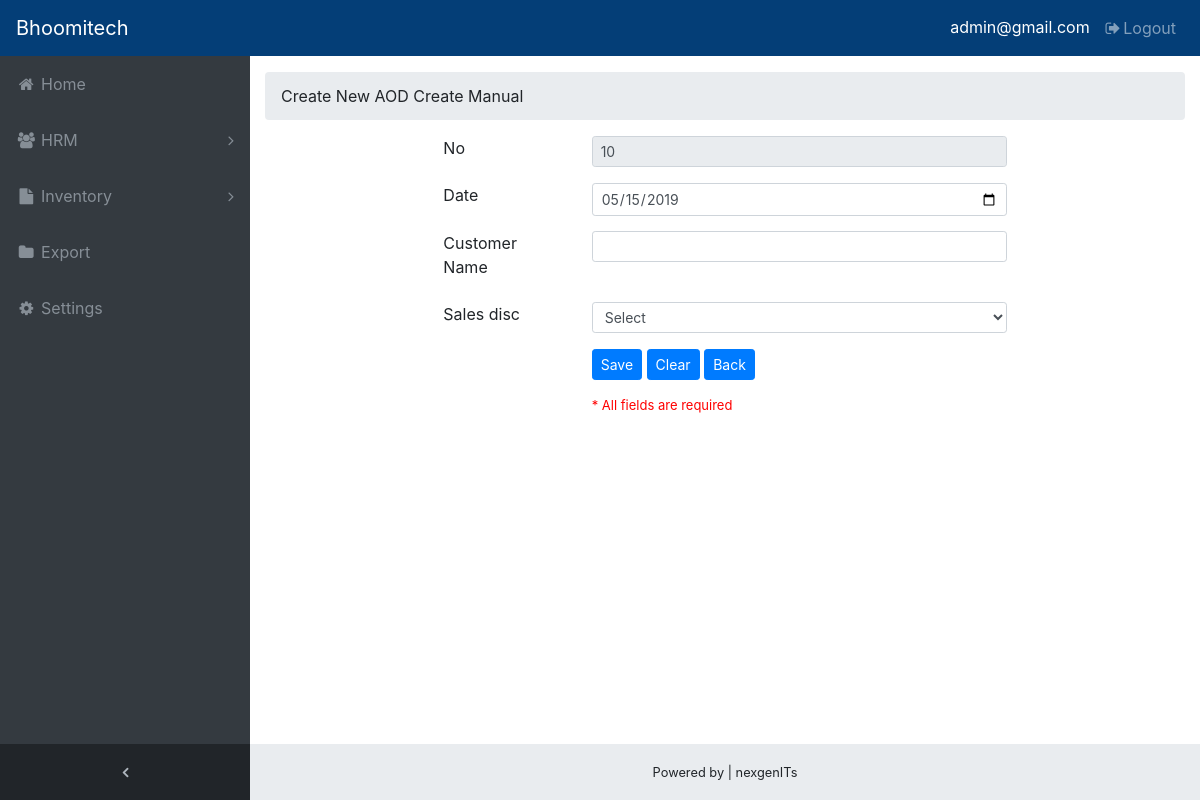
Page /AOD/aCreateNewAODCreateManual.php (signed in) on the earlier database version.
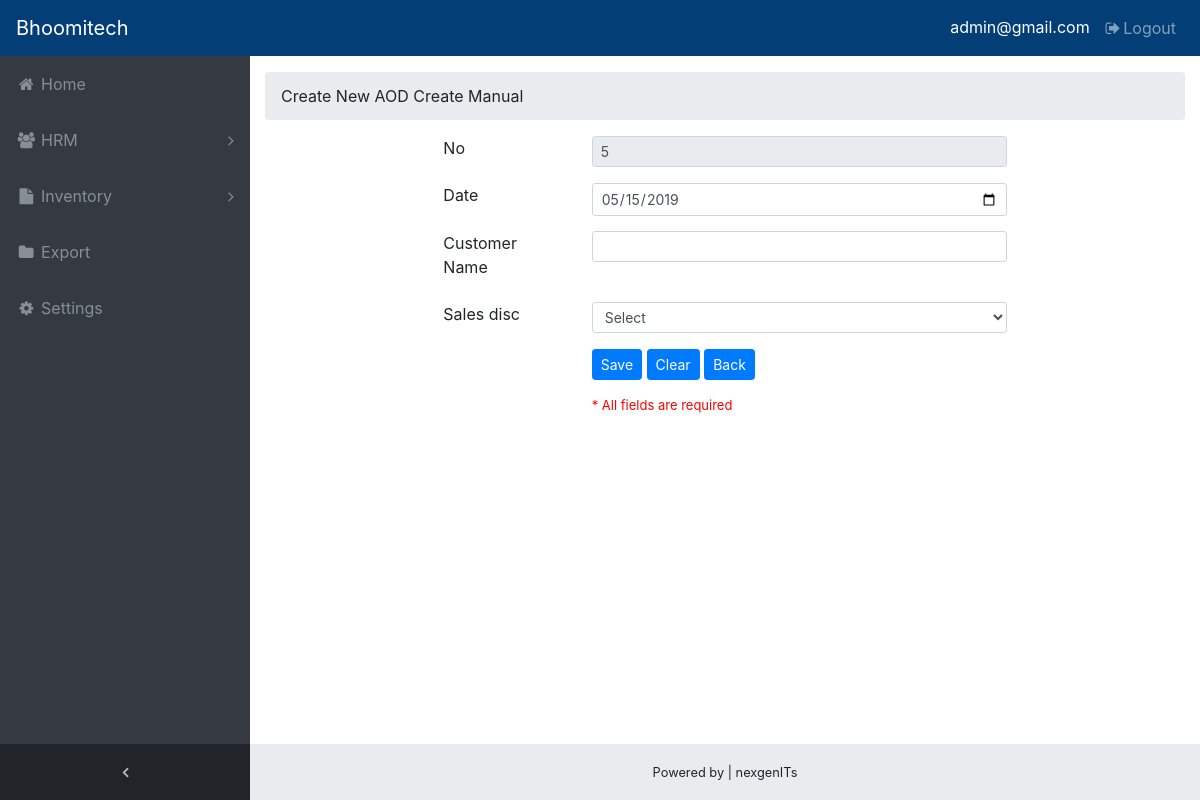
Same page on the later database version.
### tables this page shows
CREATE TABLE `purchaseorderinfor` (
  `pid` int(11) NOT NULL,
  `customerorderno` varchar(200) NOT NULL,
  `customername` varchar(200) NOT NULL,
  `customeraddress` varchar(200) NOT NULL,
  `customersite` varchar(200) NOT NULL,
  `itemcode` varchar(1000) NOT NULL,
  `pquantity` varchar(200) NOT NULL,
  `createby` varchar(200) NOT NULL,
  `createdate` varchar(100) NOT NULL,
  `podate` varchar(100) NOT NULL,
  `poreceiveddate` varchar(100) NOT NULL,
  `deadlinedate` varchar(100) NOT NULL
);

### AOD/aCreateNewAODCreateManual.php (the view, shortened to what this page needs)
<?php
    include('../include/check.php');
    if(isset($_GET['update']))
     {
       $update =$_GET['update'];
     }
     else
     {
       $update =false;
     }
?>
<!DOCTYPE html>
<html lang="en">
<head>
   <?php include('../include/head.php') ?>
</head>
<body class="fixed-nav sticky-footer bg-dark" id="page-top">
  <?php include('../include/nav.php') ?>
  <div class="content-wrapper">
    <div class="container-fluid">
      <ol class="breadcrumb">
        <li class="breadcrumb-item">
           <?php if ($update == true): ?>
              Edit Export Items : <?php echo $id; ?>
           <?php else: ?>
              Create New AOD Create Manual
           <?php endif ?>
        </li>
      </ol>
     <form action="" id="aodManualForm">
          <div class="col-sm-12" style="display: inline-flex; justify-content: center; margin-bottom: 15px;">
              <div class="col-sm-2">
                <label for="pwd">No</label>
              </div>
              <div class="col-sm-6">
                <?php
                      $query ="SELECT pid FROM purchaseorderinfor ORDER BY pid ASC";
                      $result =mysqli_query($conn, $query);
                      if(mysqli_num_rows($result) == 0){
                        $pidNext = 1;
                      }else{
                        while($row = mysqli_fetch_array($result))
                        {
                            $pid =  $row['pid'];
                            $pidNext = $pid+1;
                        }
                      }
                ?>
                <input type="text" style="width: 100%;" class="form-control form-control-sm" value="<?php if(isset($pidNext)){ echo $pidNext;}?>"  id="no" readonly/>
              </div>
          </div>
          <div class="col-sm-12" style="display: inline-flex; justify-content: center; margin-bottom: 15px;">
              <div class="col-sm-2">
                <label for="pwd">Date</label>
              </div>
              <div class="col-sm-6">
                <input type="date" style="width: 100%;" class="form-control form-control-sm" value="<?php echo date('Y-m-d');?>"  id="date" required="required"/>
              </div>
          </div>
          <div class="col-sm-12" style="display: inline-flex; justify-content: center; margin-bottom: 15px;">
              <div class="col-sm-2">
                <label for="pwd">Customer Name</label>
              </div>
              <div class="col-sm-6">
                <input type="text" style="width: 100%;" class="form-control form-control-sm" id="customerName" />
              </div>
          </div>
          <div class="col-sm-12" style="display: inline-flex; justify-content: center; margin-bottom: 15px;">
              <div class="col-sm-2">
                <label for="pwd">Sales disc</label>
              </div>
              <div class="col-sm-6">
              <select type="text" class="form-control form-control-sm" style="width: 100%;" id="salesSelect" required="required">
                <option value="">Select</option>
                </select>
              </div>
          </div>
          <div class="col-sm-12" style="display: inline-flex; justify-content: center; margin-bottom: 15px;">
              <div class="col-sm-2">
              </div>
              <div class="col-sm-6">
                  <?php if ($update == true): ?>
                    <input type="button" value="Update" name="update" id ="update" onclick="onFromUpdate()" class="btn btn-primary btn-sm" />
                  <?php else: ?>
                    <input type="button" value="Save" name="save" id="save" onclick="onFromAdd()" class="btn btn-primary btn-sm" />
                  <?php endif ?>
                    <input type="button" value="Clear" onclick="onFromClear()" class="btn btn-primary btn-sm" />
                    <input type="button" value="Back" onclick="goBack()" class="btn btn-primary btn-sm"/>
                    <p style="color: red; font-size: small;">* All fields are required</p>
              </div>
          </div>
      </div>
     <?php include('../include/footer.php') ?>
  </div>
</body>
</html>

Differences in the rows shown:
removed purchaseorderinfor: pid "10"
now on this page (row edited): purchaseorderinfor: pid "5"
